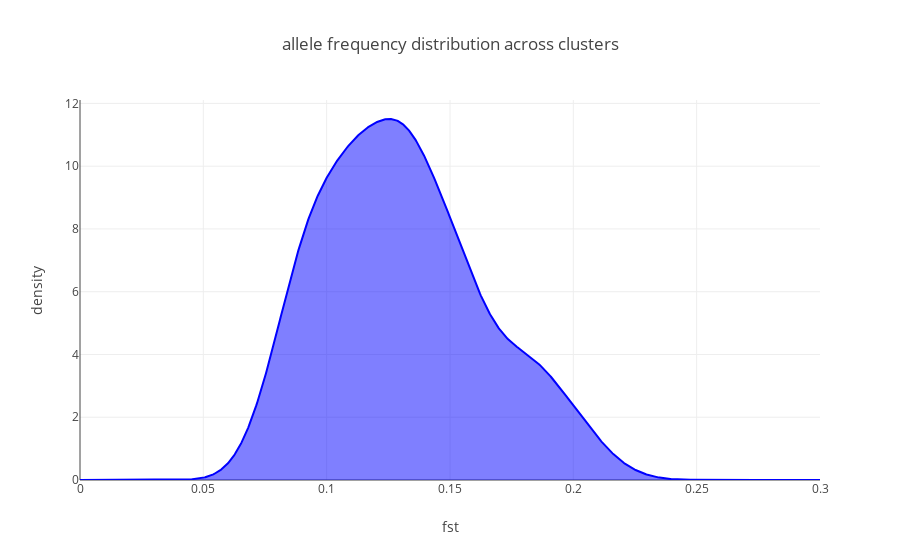

Write notebook code for a chart like this one.
### Markdown cell above
- **ii.** Fst across data sets

### Code cell
iplot(fst_fig)

### Figure 1 — Plotly figure (JSON) as saved in the notebook; plotly's stock layout.template omitted (floating-point values rounded to 4 significant figures; data arrays with more than 128 entries replaced by an {"elided": "..."} marker saying what was removed)
{"data": [{"fill": "tozeroy", "line": {"color": "blue", "width": 2}, "mode": "lines", "name": "mRNA pVal", "type": "scatter", "uid": "23e344dd-43fd-4dba-94a6-07555d57cd5b", "x": {"elided": "1000 float values"}, "y": {"elided": "1000 float values"}}], "layout": {"title": "allele frequency distribution across clusters", "xaxis": {"title": "fst"}, "yaxis": {"title": "density"}}}
